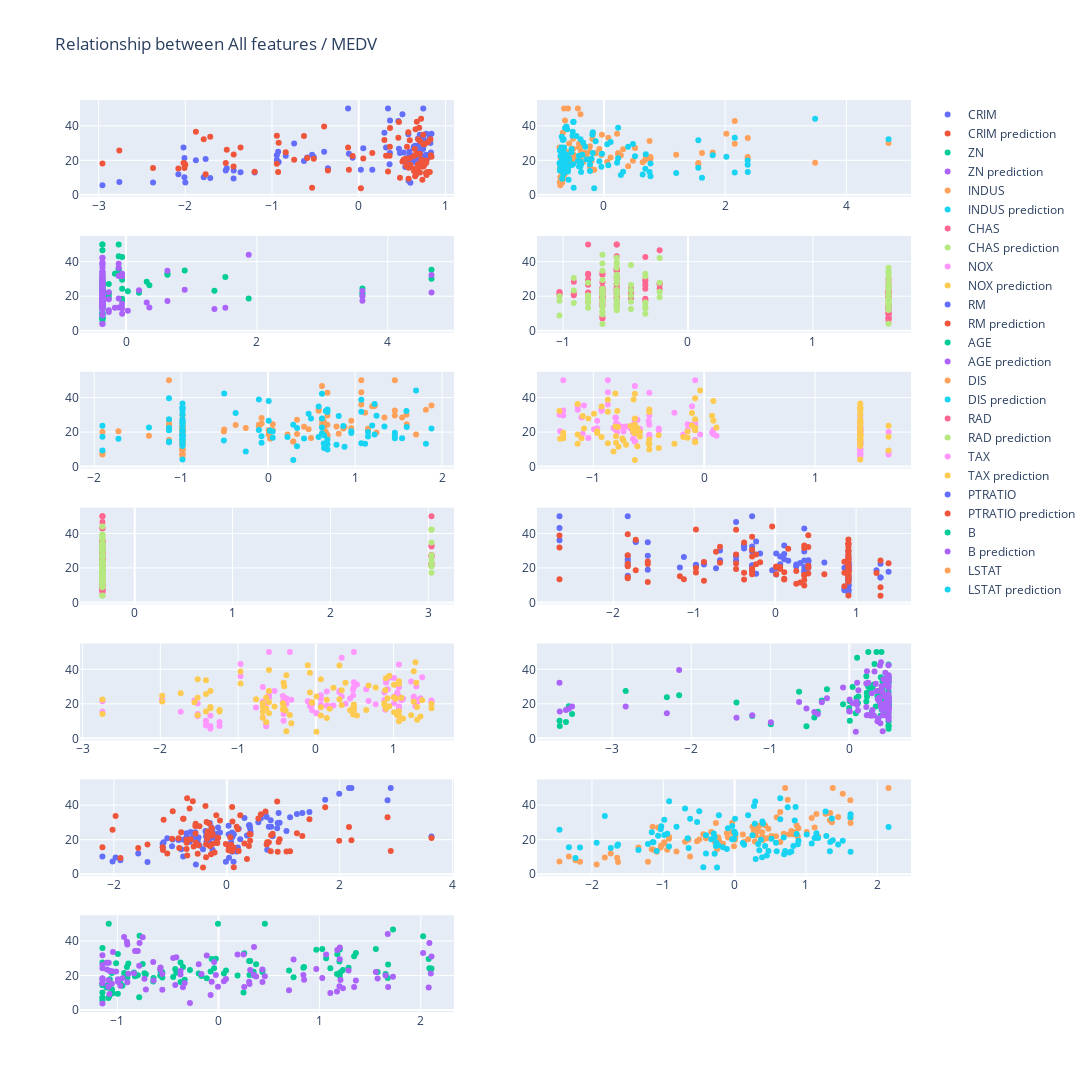

Notebook source saved alongside this figure:
### Markdown cell above
Plot again with test set

### Code cell
# Plot and see relationship
def plot_relation(X: pd.DataFrame, y: pd.DataFrame, columns):
    '''
    Plot relation between X input and y target
    
    Args:
        X (pd.DataFrame (m,n))  : Data, m examples, n features
        y (pd.DataFrame (m,1))  : target values, m values
        columns (int)             : number of desired subplot column
        
    Output
        Interation graph
    
    '''
    
    m = X.shape[1]
    rows = m // columns     # Get row
    frac = m % columns      # Get fractual
    row = 0
    col = 1

    if frac > 0:
        rows += 1
            
    fig = make_subplots(rows=rows, cols=columns)

    for i in range(m):
            
        if row >= rows:
            row = 1
            col += 1
        else:
            row += 1
        
        fig.add_trace(
            go.Scatter(
                x=X.iloc[:,i],
                y=y[y.columns[0]],
                mode='markers',
                name=X.columns[i],
                customdata=X.index.values,                                  # Add customdata for data's row index for more convinient to analysis
                hovertemplate="index:%{customdata} (X: %{x}, y: %{y})"
            ), 
            row=row, col=col)
        
        fig.add_trace(
            go.Scatter(
                x=X.iloc[:,i],
                y=np.dot(X_zscore, w_out) + b_out,
                mode='markers',
                name=f'{X.columns[i]} prediction',
                customdata=X.index.values,                                  # Add customdata for data's row index for more convinient to analysis
                hovertemplate="index:%{customdata} (X: %{x}, y: %{y})"
            ),
            row=row, col=col)

    fig.update_layout(height=400 * rows, width=600 * columns, title_text='Relationship between All features / ' + y.columns.values[0])
    fig.show()
    
plot_relation(X_test_zscore_df, y_test_df, 2)
